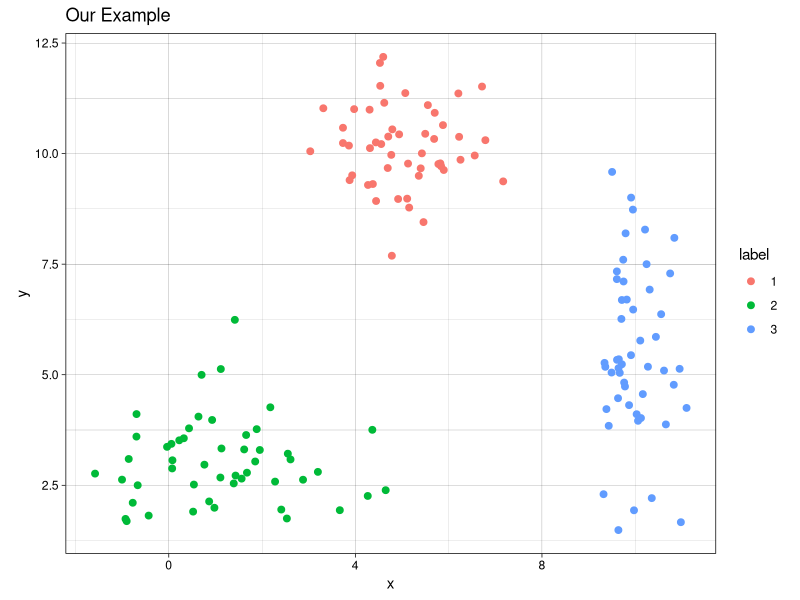
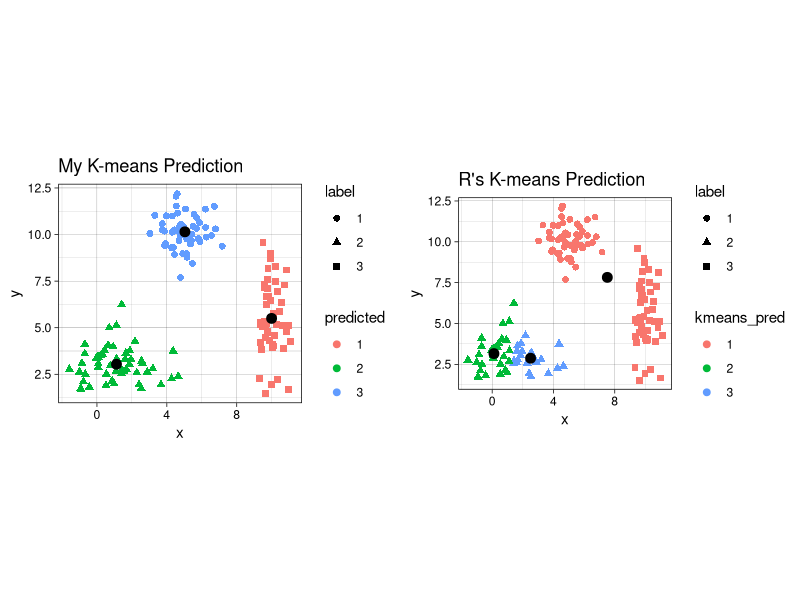
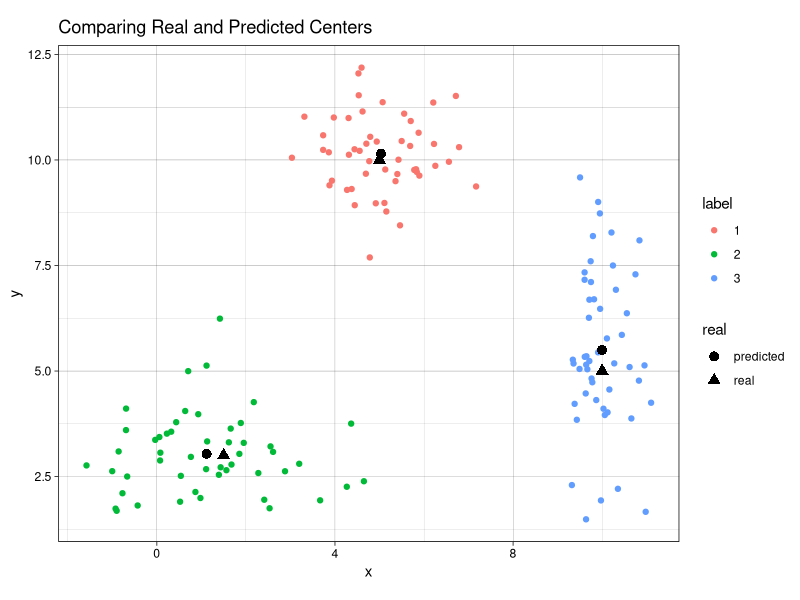
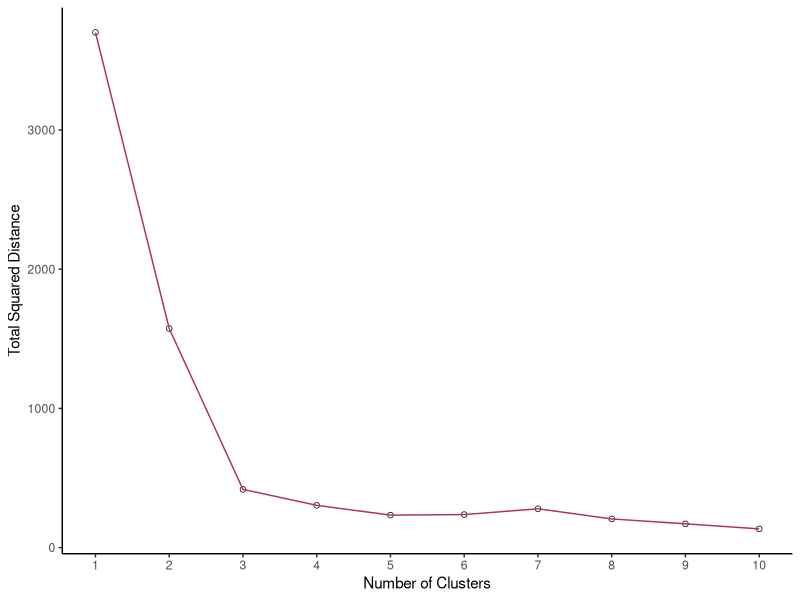
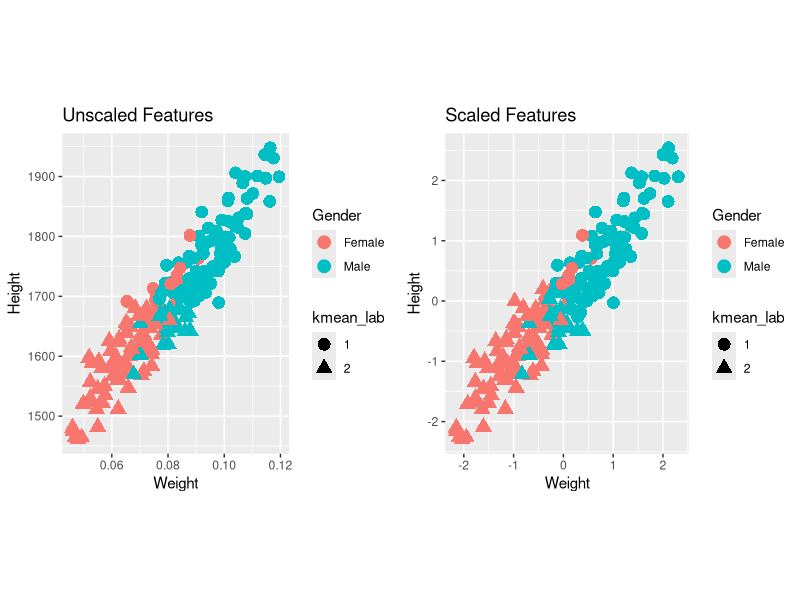

Source code (R) for these figures, in order:
## ---- chunk 1
knitr::opts_chunk$set(
  fig.path = "images/"
)
## ---- chunk 2
# first create individual clusters with different distribution parameters
set.seed(123) # setting a seed for reproducibility

x1 <- rnorm(50, mean = 5, sd = 1)
y1 <- rnorm(50, mean = 10, sd = 1)
df1 <- data.frame(x = x1, y = y1, label = 1)

x2 <- rnorm(50, mean = 1.5, sd = 1.5)
y2 <- rnorm(50, mean = 3, sd = 1)
df2 <- data.frame(x = x2, y = y2, label = 2)

x3 <- rnorm(50, mean = 10, sd = 0.5)
y3 <- rnorm(50, mean = 5, sd = 2)
df3 <- data.frame(x = x3, y = y3, label = 3)

combined <- rbind(df1, df2, df3)
combined$label <- as.factor(combined$label) # label must be converted into a factor since it will be interpreted as a continuous variable, which it is not.
## ---- chunk 3
library(ggplot2)
th <- theme_linedraw() # setting the theme for the plots
tiff('./images/plot1.tiff', units="in", width=5, height=3, res=300)

ggplot(combined, aes(x= x, y = y)) +
  geom_point(aes(color=label), size = 2) +
  labs(title = "Our Example") + 
  th + theme(aspect.ratio = 0.8) 

garb <- dev.off()
## ---- chunk 4
my_kmeans <- function(df, n_clusters){ # the function will take a dataframe and num clusters as input
  # first, get the range of possible values to initiate random centers
  
  Z_hist <- data.frame()          # create history of Z and centers to see progress of iterations
  C_hist <- data.frame()
  
  Z <- rep(-1, nrow(df))     # Z are our indicator variable, we need to set placeholders for these variables that are different values. values don't matter as long as they are different from each other
 
   Z_new <- rep(0, nrow(df))  # these variables will tell the algorithm when to stop iterations
  
  centers <- array(0, dim = c(n_clusters, ncol(df)) ) # create a placeholder for centers array
  # now we can initialize random centers

  min <- min(df)
  max <- max(df)  
  for(row in seq(1, n_clusters)){
    for(col in seq(1, dim(centers)[2] ))
      centers[row, col] <- runif(1, min, max)
  }
  
  # now that we have the centers, we need to find differences between each point from each cluster
  # we will create a distance matrix
  
  Dist <- array(0, dim = c(nrow(df), n_clusters ) )
  
  iteration = 0 # keep track of iterations
  while(sum(Z-Z_new) !=0 ){ # keep iterating until Z and Z_new are equal
    
    Z_add <- data.frame(Z = Z_new, iteration = iteration)
    C_add <- data.frame(centers, iteration = iteration)
    
    Z_hist <- rbind(Z_hist, Z_add) # appending new iterations to keep track of the history
    C_hist <- rbind(C_hist, C_add)
    
    Z <- Z_new
    for(center in seq(1, nrow(centers))){
      distance <- apply(df, 1, function(x) sum((x - centers[center, ])^2) ) # compute euclidian distance 
      for(x in seq(1, length(distance))){
        Dist[x, center] <- distance[x] # filling in distance matrix with euclidian distances
      }
    }
    
    Z_new <- max.col(-Dist) # note that max.col function finds the column that has the maximum value.
                            # since we want to find the minimum distance, we invert by distance matrix
                            # by multiplying the whole matrix by -1. 
    
    # next, we need to move the centers since the center values for each cluster has changed
    
    for(center in seq(1, n_clusters)){
      for(var in seq(1, ncol(centers) )){
        if(sum(Z_new==center) ==0 ) centers[center, var] = centers[center, var]
        else centers[center, var] <- mean(df[Z_new == center, var])
      }
    }

    iteration = iteration + 1
  }
  # cat('Took', iteration - 1, 'iterations to converge!')
  Z_hist$prediction <- as.factor(Z_hist$Z)
  Z_new <- as.factor(Z_new)
  output <- list(Z_new, centers, Z_hist, C_hist)
  return(output)
}

## ---- chunk 5
library(gganimate)

no_labs = combined[,1:2]

prediction <- my_kmeans(no_labs, 3)
Z_hist <- cbind(combined, prediction[[3]])
c_hist <- prediction[[4]]

g <- ggplot(Z_hist, aes(x = x, y = y)) +
  geom_point(aes(color = prediction, shape = label), size = 1) +
  geom_point(data = c_hist, aes(x = X1, y = X2), size = 2) +
  labs(title = 'Iteration: {frame_time}') +
  th + theme(text = element_text(size = 5)) +
  transition_time(iteration) 

animate(g, nframes=  length(unique(Z_hist$iteration)), fps = 1,
        width = 1000, height=800, res = 300)
## ---- chunk 6
combined$predicted <- as.factor(prediction[[1]]) # remeber to convert the integer values to  factors
centers <- prediction[[2]]

kmeans <- kmeans(no_labs, 3)

combined$kmeans_pred <- as.factor(kmeans$cluster)

g1 <- ggplot(combined, aes(x = x, y = y)) + 
  geom_point(aes(color = predicted, shape = label), size = 2) +
  geom_point(data = data.frame(centers), aes(X1, X2), size = 3) +
  labs(title = 'My K-means Prediction') +
  th + theme(aspect.ratio = 0.9)

g2 <- ggplot(combined, aes(x=x , y = y)) +
  geom_point(aes(color = kmeans_pred, shape = label), size = 2) +
  geom_point(data = data.frame(data.frame(kmeans$centers)), aes(x, y), size = 3) +
  labs(title = "R's K-means Prediction") +
  th + theme(aspect.ratio = 0.9)

library(gridExtra) # import library to display graphs in a grid

tiff('./images/plot2.tiff', units="in", width=10, height=5, res=600)

grid.arrange(g1, g2, nrow=1, respect=TRUE)

garb <- dev.off()
## ---- chunk 7
predicted_centers <- tail(c_hist, 3)[,-3] # k-means predicted centers
predicted_centers$real <- 'predicted'

real_centers <- matrix(c(5,10,1.5,3,10,5), byrow = TRUE, ncol=2) # generated data from these centers
real_centers <- data.frame(real_centers)
real_centers$real <- 'real'

both_centers <- rbind(predicted_centers, real_centers)

tiff('./images/plot3.tiff', units="in", width=5, height=3, res=300)
 
ggplot(combined, aes(x = x, y = y)) +
  geom_point(aes(color = label)) +
  geom_point(data = both_centers, aes(x= X1,y= X2, shape = real), size = 3) +
  labs(title = 'Comparing Real and Predicted Centers') +
  th + theme(aspect.ratio = 0.8)

garb <- dev.off()
## ---- chunk 8
# first create function to determine total distance from clusters
# pass in the data (raw data), the predicted labels from k means, and the centers
find_distances <- function(data, predicted_labs, centers){
  # first prepare dataframes for computations
  merged <- cbind(data, center = predicted_labs) # combining the raw data with the predicted labs
  # center_lab <- data.frame(centers, center = 1:nrow(centers))
  #merged2 <- merge(merged1, center_lab)
  tot_sq_dist <- 0 # initialize total square distacnce
  
  for(cen in 1:nrow(centers)){
    cluster_points <- merged[merged$center==cen,  colnames(merged) != 'center']
    if(nrow(cluster_points)!=0){
      expand_centers <- matrix(rep(centers[cen,], nrow(cluster_points)), ncol = 2, byrow=TRUE)
      sq_dist <- sum((cluster_points - expand_centers)^2)
      tot_sq_dist <- tot_sq_dist + sq_dist
    }
  }
  return(tot_sq_dist)  
}

km <- my_kmeans(no_labs, 4)
predicted_labs <- km[[1]]
centers <- km[[2]]
find_distances(no_labs, predicted_labs, centers)
## ---- chunk 9
lab_hist <- data.frame() # initialize histories
cen_hist <- data.frame()
dist_hist <- data.frame()

num_clusters <- 10
for(clusters in 1:num_clusters){
  km <- my_kmeans(no_labs, n_clusters = clusters)
  
  new_df <- no_labs
  new_df$pred <- km[[1]]
  new_df$num_clusters <- clusters
  
  centers <- data.frame(km[[2]])
  centers$num_clusters <- clusters
  
  lab_hist <- rbind(lab_hist, new_df)
  cen_hist <- rbind(cen_hist, centers)
  
  sq_dist <- find_distances(no_labs, new_df$pred,
                                    as.matrix(centers[,colnames(centers) != 'num_clusters']))
  sq_dist_df <- data.frame(sq_dist, num_clusters = clusters)
  dist_hist <- rbind(dist_hist, sq_dist_df)
}

tiff('./images/scree.tiff', units="px", width=1000, height=800, res=300)

ggplot(dist_hist, aes(x = num_clusters, y = sq_dist)) +
  geom_point() +
  geom_point(color = 'white', size = 1) +
  geom_line(color = 'maroon') +
  xlab('Number of Clusters') + ylab('Total Squared Distance') +
  scale_x_continuous(breaks = 0:num_clusters+1) + theme_classic()
  
garb <- dev.off()

# create the gif
g <- ggplot(lab_hist, aes(x,y)) +
  geom_point(aes(color = pred)) +
  geom_point(data = cen_hist, aes(X1, X2)) +
  labs(title = 'Number of Clusters: {frame_time}') +
  th + theme(text = element_text(size = 8), legend.position = 'none') +
  transition_time(num_clusters) 
  
animate(g, nframes =  num_clusters, fps = 1,
        width = 1000, height=800, res = 300)
## ---- chunk 10
library(knitr)
library(kableExtra)
h_w <- read.csv('./data/gender-height-weight.csv')[,c(1,4:5)]
colnames(h_w) = c('Gender', 'Height', 'Weight')
# sample observations, since harder to see with 10000 observations
h_w_sample <- h_w[sample(1:nrow(h_w), 200),]
# converting inches to feet for sake of demonstration
h_w_sample$Height = h_w_sample$Height*10
h_w_sample$Weight <- h_w_sample$Weight * 0.0011
h_w_sample$kmean_lab <- as.factor(kmeans(h_w_sample[,2:3], 2)$cluster)

h_w_scaled <- data.frame(scale(h_w_sample[2:3]))
h_w_scaled$Gender <- h_w_sample$Gender
h_w_scaled$kmean_lab <- as.factor(kmeans(h_w_scaled[,1:2], 2)$cluster)

g1 <- ggplot(h_w_sample, aes(x = Weight, y = Height)) + 
        geom_point(aes(color = Gender, shape = kmean_lab), size = 4) + 
        labs(title = "Unscaled Features")

g2 <- ggplot(h_w_scaled, aes(x = Weight, y = Height)) + 
        geom_point(aes(color = Gender, shape = kmean_lab), size = 4) +
        labs(title = "Scaled Features" )

tiff('./images/scaling.tiff', units="in", width=10, height=5, res=600)

grid.arrange(g1, g2, nrow=1, respect=TRUE)

garb <- dev.off()


t1 <- kable(table(h_w_sample$Gender, h_w_sample$kmean_lab), caption = "Unscaled Features",
            format = "html") %>% kable_styling(full_width = F, position = "left")
t2 <- kable(table(h_w_scaled$Gender, h_w_scaled$kmean_lab), caption = "Scaled Features",
            format = "html") %>% kable_styling(full_width = F, position = "right")
## ---- chunk 11
t1
t2
## ---- chunk 12
